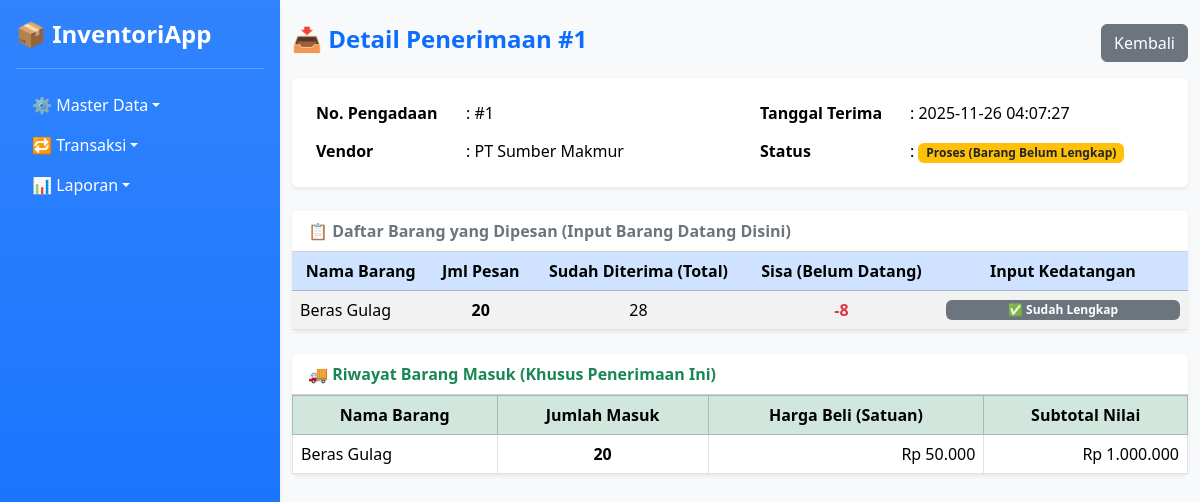
Screenshot of /penerimaan_detail.php?id=1 with the database file from the repository.
### tables this page shows
CREATE TABLE `penerimaan` (
  `idpenerimaan` bigint NOT NULL,
  `created_at` timestamp NULL DEFAULT CURRENT_TIMESTAMP,
  `status` char(1) DEFAULT NULL,
  `idpengadaan` bigint DEFAULT NULL,
  `iduser` int DEFAULT NULL
);

CREATE TABLE `pengadaan` (
  `idpengadaan` bigint NOT NULL,
  `timestamp` timestamp NULL DEFAULT CURRENT_TIMESTAMP,
  `user_iduser` int DEFAULT NULL,
  `vendor_idvendor` int DEFAULT NULL,
  `subtotal_nilai` int DEFAULT NULL,
  `ppn` int DEFAULT NULL,
  `total_nilai` int DEFAULT NULL,
  `status` char(1) DEFAULT 'P'
);

CREATE TABLE `vendor` (
  `idvendor` int NOT NULL,
  `nama_vendor` varchar(100) NOT NULL,
  `badan_hukum` char(1) DEFAULT NULL,
  `status` char(1) DEFAULT NULL
);

CREATE TABLE `detail_pengadaan` (
  `iddetail_pengadaan` bigint NOT NULL,
  `harga_satuan` int DEFAULT NULL,
  `jumlah` int DEFAULT NULL,
  `sub_total` int DEFAULT NULL,
  `idbarang` int DEFAULT NULL,
  `idpengadaan` bigint DEFAULT NULL
);

CREATE TABLE `barang` (
  `idbarang` int NOT NULL,
  `jenis` char(1) DEFAULT NULL,
  `nama` varchar(45) NOT NULL,
  `idsatuan` int DEFAULT NULL,
  `status` tinyint DEFAULT NULL,
  `harga` int NOT NULL
);

CREATE TABLE `detail_penerimaan` (
  `iddetail_penerimaan` bigint NOT NULL,
  `idpenerimaan` bigint DEFAULT NULL,
  `barang_idbarang` int DEFAULT NULL,
  `jumlah_terima` int DEFAULT NULL,
  `harga_satuan_terima` int DEFAULT NULL,
  `sub_total_terima` int DEFAULT NULL
);

### penerimaan_detail.php (the view, shortened to what this page needs)
<?php
include 'db.php';
include 'layout/navbar.php';
$idp = isset($_GET['id']) ? (int)$_GET['id'] : 0;
$query_header = "
    SELECT pr.idpenerimaan, pr.created_at, pr.status,
           pg.idpengadaan, v.nama_vendor
    FROM penerimaan pr
    JOIN pengadaan pg ON pr.idpengadaan = pg.idpengadaan
    JOIN vendor v ON pg.vendor_idvendor = v.idvendor
    WHERE pr.idpenerimaan = $idp
";
$h = mysqli_query($conn, $query_header);
$header = mysqli_fetch_assoc($h);
$idpengadaan = (int)$header['idpengadaan'];
?>
<!DOCTYPE html>
<html lang="id">
<head>
    <link href="https://cdn.jsdelivr.net/npm/bootstrap@5.3.3/dist/css/bootstrap.min.css" rel="stylesheet">
</head>
<body class="bg-light">
<div class="container-fluid mt-4">
    <div class="d-flex justify-content-between align-items-center mb-3">
        <h4 class="fw-bold text-primary">📥 Detail Penerimaan #<?= $header['idpenerimaan']; ?></h4>
        <a href="penerimaan.php" class="btn btn-secondary">Kembali</a>
    </div>
    <div class="card shadow-sm border-0 mb-4">
        <div class="card-body">
            <div class="row">
                <div class="col-md-6">
                    <table class="table table-borderless mb-0">
                        <tr><th style="width:150px">No. Pengadaan</th><td>: #<?= $header['idpengadaan']; ?></td></tr>
                        <tr><th>Vendor</th><td>: <?= htmlspecialchars($header['nama_vendor']); ?></td></tr>
                    </table>
                </div>
                <div class="col-md-6">
                    <table class="table table-borderless mb-0">
                        <tr><th style="width:150px">Tanggal Terima</th><td>: <?= $header['created_at']; ?></td></tr>
                        <tr><th>Status</th><td>:
                            <?= ($header['status'] == 'P')
                                ? "<span class='badge bg-warning text-dark'>Proses (Barang Belum Lengkap)</span>"
                                : "<span class='badge bg-success'>Selesai (Lengkap)</span>"; ?>
                        </td></tr>
                    </table>
                </div>
            </div>
        </div>
    </div>
    <div class="card shadow-sm border-0 mb-4">
        <div class="card-header bg-white fw-bold text-secondary">
            📋 Daftar Barang yang Dipesan (Input Barang Datang Disini)
        </div>
        <div class="card-body p-0">
            <table class="table table-striped table-hover align-middle mb-0">
                <thead class="table-primary text-center">
                    <tr>
                        <th>Nama Barang</th>
                        <th>Jml Pesan</th>
                        <th>Sudah Diterima (Total)</th>
                        <th>Sisa (Belum Datang)</th>
                        <th style="width: 250px;">Input Kedatangan</th>
                    </tr>
                </thead>
                <tbody>
                <?php
                $q_items = mysqli_query($conn, "
                    SELECT dp.idbarang, b.nama, dp.jumlah AS qty_pesan
                    FROM detail_pengadaan dp
                    JOIN barang b ON dp.idbarang = b.idbarang
                    WHERE dp.idpengadaan = $idpengadaan
                ");
                while ($item = mysqli_fetch_assoc($q_items)):
                    $idb = $item['idbarang'];
                    $qty_pesan = (int)$item['qty_pesan'];
                    $cek_terima = mysqli_query($conn, "
                        SELECT IFNULL(SUM(dp.jumlah_terima),0) as total
                        FROM detail_penerimaan dp
                        JOIN penerimaan p ON dp.idpenerimaan = p.idpenerimaan
                        WHERE p.idpengadaan = $idpengadaan AND dp.barang_idbarang = $idb
                    ");
                    $qty_terima = (int)mysqli_fetch_assoc($cek_terima)['total'];
                    $sisa = $qty_pesan - $qty_terima;
                ?>
                    <tr>
                        <td><?= htmlspecialchars($item['nama']); ?></td>
                        <td class="text-center fw-bold"><?= $qty_pesan; ?></td>
                        <td class="text-center"><?= $qty_terima; ?></td>
                        <td class="text-center fw-bold text-danger"><?= $sisa; ?></td>
                        <td>
                            <?php if ($sisa > 0): ?>
                                <form method="POST" class="d-flex gap-2">
                                    <input type="hidden" name="barang_idbarang" value="<?= $idb; ?>">
                                    <input type="number" name="jumlah_terima" class="form-control form-control-sm"
                                           placeholder="Jml Datang" min="1" max="<?= $sisa; ?>" required>
                                    <button type="submit" name="tambah_detail" class="btn btn-sm btn-success">
                                        Terima
                                    </button>
                                </form>
                            <?php else: ?>
                                <span class="badge bg-secondary w-100">✅ Sudah Lengkap</span>
                            <?php endif; ?>
                        </td>
                    </tr>
                <?php endwhile; ?>
                </tbody>
            </table>
        </div>
    </div>
    <div class="card shadow-sm border-0 mb-4">
        <div class="card-header bg-white fw-bold text-success">
            🚚 Riwayat Barang Masuk (Khusus Penerimaan Ini)
        </div>
        <div class="card-body p-0">
            <table class="table table-bordered align-middle mb-0">
                <thead class="table-success text-center">
                    <tr>
                        <th>Nama Barang</th>
                        <th>Jumlah Masuk</th>
                        <th>Harga Beli (Satuan)</th>
                        <th>Subtotal Nilai</th>
                    </tr>
                </thead>
                <tbody>
                <?php
                $q_hist = mysqli_query($conn, "
                    SELECT b.nama, dp.jumlah_terima, dp.harga_satuan_terima, dp.sub_total_terima
                    FROM detail_penerimaan dp
                    JOIN barang b ON dp.barang_idbarang = b.idbarang
                    WHERE dp.idpenerimaan = $idp
                    ORDER BY dp.iddetail_penerimaan DESC
                ");
                if (mysqli_num_rows($q_hist) > 0) {
                    while ($hist = mysqli_fetch_assoc($q_hist)) {
                        echo "<tr>
                                <td>{$hist['nama']}</td>
                                <td class='text-center fw-bold'>{$hist['jumlah_terima']}</td>
                                <td class='text-end'>Rp " . number_format($hist['harga_satuan_terima'],0,',','.') . "</td>
                                <td class='text-end'>Rp " . number_format($hist['sub_total_terima'],0,',','.') . "</td>
                              </tr>";
                    }
                } else {
                    echo "<tr><td colspan='4' class='text-center text-muted p-3'>Belum ada barang yang diterima di sesi ini.</td></tr>";
                }
                ?>
                </tbody>
            </table>
        </div>
    </div>
</div>
</body>
</html>

### rows the page displays
penerimaan: idpenerimaan "1", idpengadaan.idpengadaan "1", vendor.nama_vendor "PT Sumber Makmur", created_at "2025-11-26 04:07:27"
detail_pengadaan: idbarang.nama "Beras Gulag", jumlah "20", qty_terima "28", sisa "-8", shows "✅ Sudah Lengkap"
detail_penerimaan: barang_idbarang.nama "Beras Gulag", jumlah_terima "20", harga_satuan_terima "50.000", sub_total_terima "1.000.000"
